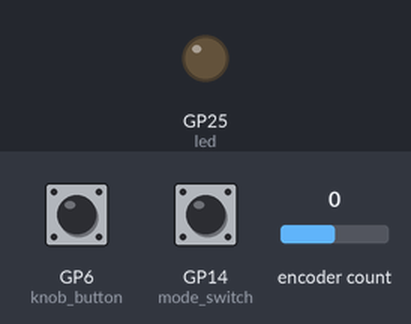
Simulated run of this program. Board: Raspberry Pi Pico running CircuitPython. On the bench: output pins drawn as LEDs (lit = HIGH). Inputs (shaded band) come from the test bench; at power-on: GP14 (mode_switch) LOW, GP6 (knob_button) HIGH, encoder count 0. USB keyboard and mouse output is not drawn.

Above: at 1.2 s.
1.3 s: GP14 (mode_switch) pulled HIGH for 0.15 s
At 1.37 s:
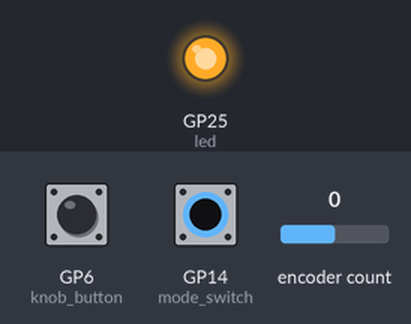
6.0 s: GP14 (mode_switch) pulled HIGH for 3.2 s
At 9.9 s:
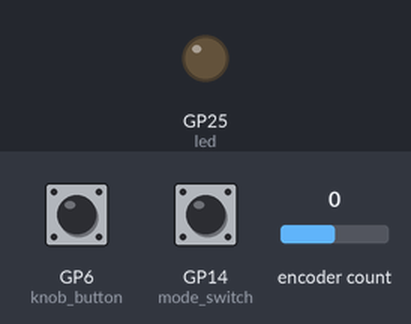
Timing chart, 0 to 11.4 s (numbered marks = the images above; inputs shaded):
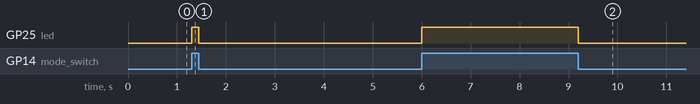

Measured:
- after the input at 1.3 s, GP25 (led): LOW → HIGH at once, → LOW 0.15 s later
- after the input at 6.0 s, GP25 (led): LOW → HIGH at once, → LOW 3.2 s later

The program:

media-controller.py
```python
import board
import rotaryio
import digitalio
import usb_hid
from adafruit_hid.consumer_control import ConsumerControl
from adafruit_hid.consumer_control_code import ConsumerControlCode

class Button(object):
    def __init__(self, gpio, pullup):
        self.btn = digitalio.DigitalInOut(gpio)
        self.btn.direction = digitalio.Direction.INPUT
        self.btn.pull = pullup
        self.curr_val = self.start_val = self.btn.value

    def value(self):
        self.curr_val = self.btn.value
        return self.curr_val

    def is_pressed(self):
        return (self.value() != self.start_val)

    def was_released(self):
        prev_val = self.curr_val
        new_val = self.value()
        return (prev_val != new_val and new_val == self.start_val)


knob = rotaryio.IncrementalEncoder(board.GP2, board.GP3)
knob_button = Button(board.GP6, digitalio.Pull.UP)
mode_switch = Button(board.GP14, digitalio.Pull.DOWN)

led = digitalio.DigitalInOut(board.LED)
led.direction = digitalio.Direction.OUTPUT
led.value = False

ctrlpad = ConsumerControl(usb_hid.devices)

knob_offset = 0

while True:
    track_mode = mode_switch.is_pressed()
    led.value = track_mode

    position = knob.position
    if position < knob_offset:
        print("Prev Track" if track_mode else "Volume Down")
        ctrlpad.send(ConsumerControlCode.SCAN_PREVIOUS_TRACK if track_mode else ConsumerControlCode.VOLUME_DECREMENT)
    elif position > knob_offset:
        print("Next Track" if track_mode else "Volume Up")
        ctrlpad.send(ConsumerControlCode.SCAN_NEXT_TRACK if track_mode else ConsumerControlCode.VOLUME_INCREMENT)
    knob_offset = position

    if knob_button.was_released():
        print("Play/Pause" if track_mode else "Mute")
        ctrlpad.send(ConsumerControlCode.PLAY_PAUSE if track_mode else ConsumerControlCode.MUTE)
```
